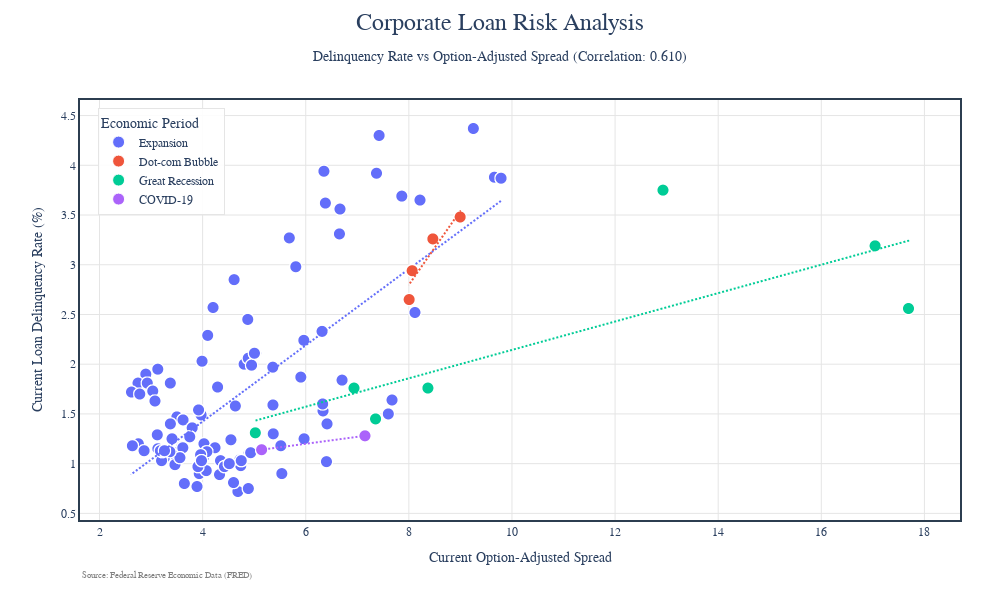
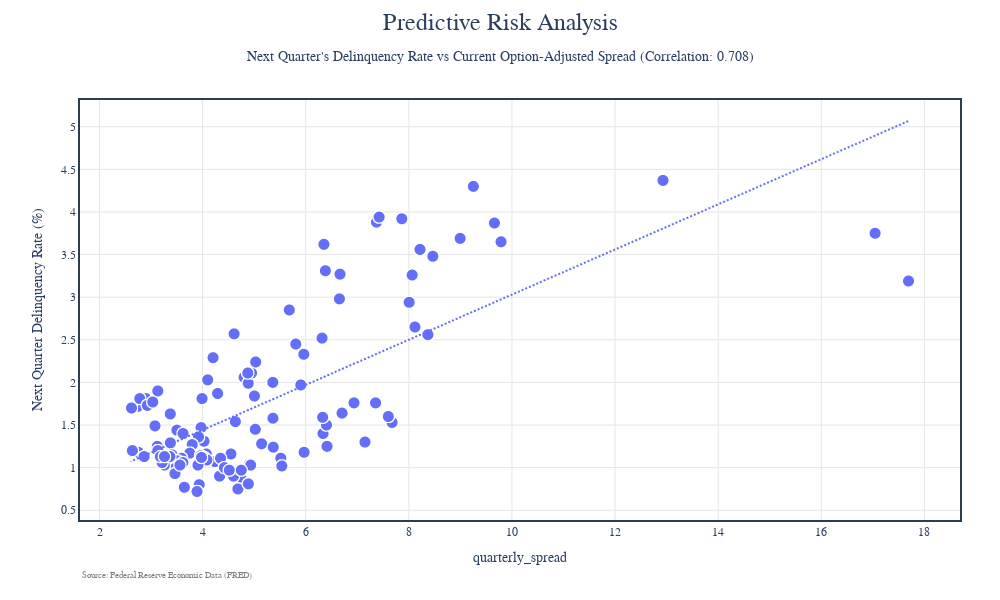
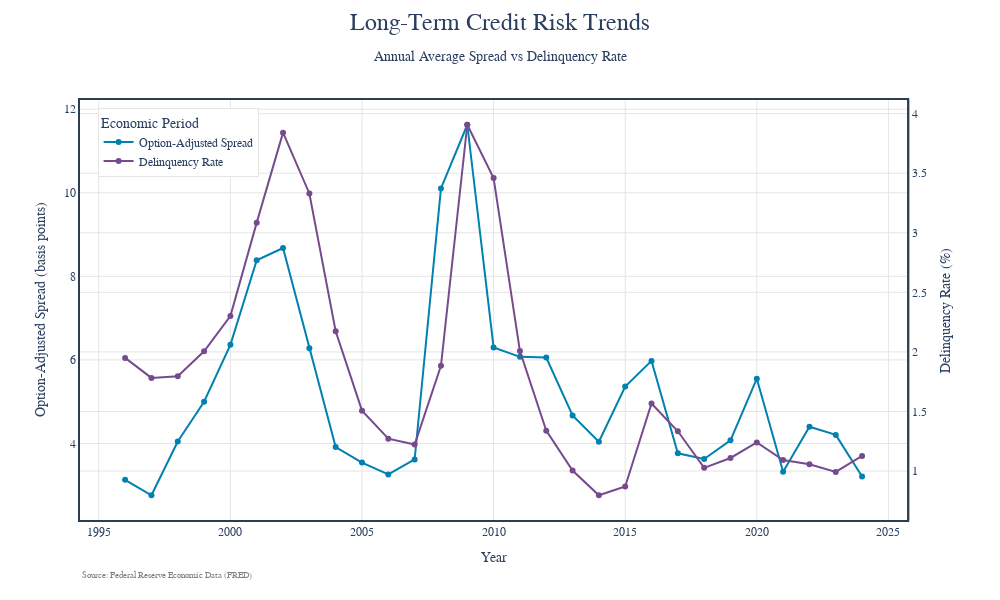

Notebook code for these charts, in order:
### Code cell
# Do all analysis and get plots
# Add this before calling fred_visualize
display(df.head())


current_plot, predictive_plot, time_series_plot = fred_visualize(df)

# Show results
current_plot.show()
predictive_plot.show()
time_series_plot.show()

fred_export(df)

### Figure 1 — Plotly figure (JSON) as saved in the notebook; plotly's stock layout.template omitted (floating-point values rounded to 4 significant figures; data arrays with more than 128 entries replaced by an {"elided": "..."} marker saying what was removed)
{"data": [{"hovertemplate": "Economic Period=Expansion<br>Current Option-Adjusted Spread=%{x}<br>Current Loan Delinquency Rate (%)=%{y}<extra></extra>", "legendgroup": "Expansion", "marker": {"color": "#636efa", "line": {"color": "white", "width": 1}, "size": 12, "symbol": "circle"}, "mode": "markers", "name": "Expansion", "showlegend": true, "type": "scattergl", "x": {"elided": "8996 float values"}, "xaxis": "x", "y": {"elided": "8996 float values"}, "yaxis": "y"}, {"hovertemplate": "<b>OLS trendline</b><br>delinquency_rate_loans = 0.383389 * quarterly_spread + -0.110037<br>R<sup>2</sup>=0.462970<br><br>Economic Period=Expansion<br>Current Option-Adjusted Spread=%{x}<br>Current Loan Delinquency Rate (%)=%{y} <b>(trend)</b><extra></extra>", "legendgroup": "Expansion", "line": {"dash": "dot", "width": 2}, "marker": {"color": "#636efa", "symbol": "circle"}, "mode": "lines", "name": "Expansion", "showlegend": false, "type": "scattergl", "x": {"elided": "8996 float values"}, "xaxis": "x", "y": {"elided": "8996 float values"}, "yaxis": "y"}, {"hovertemplate": "Economic Period=Dot-com Bubble<br>Current Option-Adjusted Spread=%{x}<br>Current Loan Delinquency Rate (%)=%{y}<extra></extra>", "legendgroup": "Dot-com Bubble", "marker": {"color": "#EF553B", "line": {"color": "white", "width": 1}, "size": 12, "symbol": "circle"}, "mode": "markers", "name": "Dot-com Bubble", "showlegend": true, "type": "scattergl", "x": {"elided": "365 float values"}, "xaxis": "x", "y": {"elided": "365 float values"}, "yaxis": "y"}, {"hovertemplate": "<b>OLS trendline</b><br>delinquency_rate_loans = 0.744345 * quarterly_spread + -3.15643<br>R<sup>2</sup>=0.876708<br><br>Economic Period=Dot-com Bubble<br>Current Option-Adjusted Spread=%{x}<br>Current Loan Delinquency Rate (%)=%{y} <b>(trend)</b><extra></extra>", "legendgroup": "Dot-com Bubble", "line": {"dash": "dot", "width": 2}, "marker": {"color": "#EF553B", "symbol": "circle"}, "mode": "lines", "name": "Dot-com Bubble", "showlegend": false, "type": "scattergl", "x": {"elided": "365 float values"}, "xaxis": "x", "y": {"elided": "365 float values"}, "yaxis": "y"}, {"hovertemplate": "Economic Period=Great Recession<br>Current Option-Adjusted Spread=%{x}<br>Current Loan Delinquency Rate (%)=%{y}<extra></extra>", "legendgroup": "Great Recession", "marker": {"color": "#00cc96", "line": {"color": "white", "width": 1}, "size": 12, "symbol": "circle"}, "mode": "markers", "name": "Great Recession", "showlegend": true, "type": "scattergl", "x": {"elided": "639 float values"}, "xaxis": "x", "y": {"elided": "639 float values"}, "yaxis": "y"}, {"hovertemplate": "<b>OLS trendline</b><br>delinquency_rate_loans = 0.142777 * quarterly_spread + 0.715901<br>R<sup>2</sup>=0.613476<br><br>Economic Period=Great Recession<br>Current Option-Adjusted Spread=%{x}<br>Current Loan Delinquency Rate (%)=%{y} <b>(trend)</b><extra></extra>", "legendgroup": "Great Recession", "line": {"dash": "dot", "width": 2}, "marker": {"color": "#00cc96", "symbol": "circle"}, "mode": "lines", "name": "Great Recession", "showlegend": false, "type": "scattergl", "x": {"elided": "639 float values"}, "xaxis": "x", "y": {"elided": "639 float values"}, "yaxis": "y"}, {"hovertemplate": "Economic Period=COVID-19<br>Current Option-Adjusted Spread=%{x}<br>Current Loan Delinquency Rate (%)=%{y}<extra></extra>", "legendgroup": "COVID-19", "marker": {"color": "#ab63fa", "line": {"color": "white", "width": 1}, "size": 12, "symbol": "circle"}, "mode": "markers", "name": "COVID-19", "showlegend": true, "type": "scattergl", "x": {"elided": "182 float values"}, "xaxis": "x", "y": {"elided": "182 float values"}, "yaxis": "y"}, {"hovertemplate": "<b>OLS trendline</b><br>delinquency_rate_loans = 0.0698388 * quarterly_spread + 0.780728<br>R<sup>2</sup>=1.000000<br><br>Economic Period=COVID-19<br>Current Option-Adjusted Spread=%{x}<br>Current Loan Delinquency Rate (%)=%{y} <b>(trend)</b><extra></extra>", "legendgroup": "COVID-19", "line": {"dash": "dot", "width": 2}, "marker": {"color": "#ab63fa", "symbol": "circle"}, "mode": "lines", "name": "COVID-19", "showlegend": false, "type": "scattergl", "x": {"elided": "182 float values"}, "xaxis": "x", "y": {"elided": "182 float values"}, "yaxis": "y"}], "layout": {"annotations": [{"font": {"color": "gray", "size": 9}, "showarrow": false, "text": "Source: Federal Reserve Economic Data (FRED)", "x": 1e-07, "xref": "paper", "y": -0.15, "yref": "paper"}], "font": {"family": "Arial", "size": 12}, "height": 600, "legend": {"bgcolor": "rgba(255, 255, 255, 0.9)", "bordercolor": "#E5E5E5", "borderwidth": 1, "title": {"text": "Economic Period"}, "tracegroupgap": 0, "x": 0.02, "y": 0.98}, "margin": {"b": 80, "l": 80, "r": 40, "t": 100}, "paper_bgcolor": "white", "plot_bgcolor": "white", "title": {"font": {"size": 24}, "text": "Corporate Loan Risk Analysis<br><span style=\"font-size: 14px\">Delinquency Rate vs Option-Adjusted Spread (Correlation: 0.610)</span>", "x": 0.5, "y": 0.95}, "width": 1000, "xaxis": {"anchor": "y", "domain": [0, 1], "gridcolor": "#E5E5E5", "gridwidth": 1, "linecolor": "#2C3E50", "linewidth": 2, "mirror": true, "showgrid": true, "showline": true, "title": {"text": "Current Option-Adjusted Spread"}}, "yaxis": {"anchor": "x", "domain": [0, 1], "gridcolor": "#E5E5E5", "gridwidth": 1, "linecolor": "#2C3E50", "linewidth": 2, "mirror": true, "showgrid": true, "showline": true, "title": {"text": "Current Loan Delinquency Rate (%)"}}}}

### Figure 2 — Plotly figure (JSON) as saved in the notebook; plotly's stock layout.template omitted (floating-point values rounded to 4 significant figures; data arrays with more than 128 entries replaced by an {"elided": "..."} marker saying what was removed)
{"data": [{"hovertemplate": "quarterly_spread=%{x}<br>Next Quarter Delinquency Rate (%)=%{y}<extra></extra>", "legendgroup": "", "marker": {"color": "#636efa", "line": {"color": "white", "width": 1}, "size": 12, "symbol": "circle"}, "mode": "markers", "name": "", "showlegend": false, "type": "scattergl", "x": {"elided": "10182 float values"}, "xaxis": "x", "y": {"elided": "10182 float values"}, "yaxis": "y"}, {"hovertemplate": "<b>OLS trendline</b><br>loan_delinq_3m_forward = 0.264827 * quarterly_spread + 0.382105<br>R<sup>2</sup>=0.501810<br><br>quarterly_spread=%{x}<br>Next Quarter Delinquency Rate (%)=%{y} <b>(trend)</b><extra></extra>", "legendgroup": "", "line": {"dash": "dot", "width": 2}, "marker": {"color": "#636efa", "symbol": "circle"}, "mode": "lines", "name": "", "showlegend": false, "type": "scattergl", "x": {"elided": "10182 float values"}, "xaxis": "x", "y": {"elided": "10182 float values"}, "yaxis": "y"}], "layout": {"annotations": [{"font": {"color": "gray", "size": 9}, "showarrow": false, "text": "Source: Federal Reserve Economic Data (FRED)", "x": 1e-07, "xref": "paper", "y": -0.15, "yref": "paper"}], "font": {"family": "Arial", "size": 12}, "height": 600, "legend": {"bgcolor": "rgba(255, 255, 255, 0.9)", "bordercolor": "#E5E5E5", "borderwidth": 1, "title": {"text": "Economic Period"}, "tracegroupgap": 0, "x": 0.02, "y": 0.98}, "margin": {"b": 80, "l": 80, "r": 40, "t": 100}, "paper_bgcolor": "white", "plot_bgcolor": "white", "title": {"font": {"size": 24}, "text": "Predictive Risk Analysis<br><span style=\"font-size: 14px\">Next Quarter's Delinquency Rate vs Current Option-Adjusted Spread (Correlation: 0.708)</span>", "x": 0.5, "y": 0.95}, "width": 1000, "xaxis": {"anchor": "y", "domain": [0, 1], "gridcolor": "#E5E5E5", "gridwidth": 1, "linecolor": "#2C3E50", "linewidth": 2, "mirror": true, "showgrid": true, "showline": true, "title": {"text": "quarterly_spread"}}, "yaxis": {"anchor": "x", "domain": [0, 1], "gridcolor": "#E5E5E5", "gridwidth": 1, "linecolor": "#2C3E50", "linewidth": 2, "mirror": true, "showgrid": true, "showline": true, "title": {"text": "Next Quarter Delinquency Rate (%)"}}}}

### Figure 3 — Plotly figure (JSON) as saved in the notebook; plotly's stock layout.template omitted (floating-point values rounded to 4 significant figures)
{"data": [{"line": {"color": "#0081AF"}, "mode": "lines+markers", "name": "Option-Adjusted Spread", "type": "scatter", "x": [1996, 1997, 1998, 1999, 2000, 2001, 2002, 2003, 2004, 2005, 2006, 2007, 2008, 2009, 2010, 2011, 2012, 2013, 2014, 2015, 2016, 2017, 2018, 2019, 2020, 2021, 2022, 2023, 2024], "xaxis": "x", "y": [3.13, 2.761, 4.048, 4.999, 6.361, 8.385, 8.679, 6.282, 3.914, 3.543, 3.258, 3.617, 10.1, 11.63, 6.298, 6.074, 6.057, 4.672, 4.04, 5.361, 5.977, 3.764, 3.628, 4.076, 5.55, 3.321, 4.401, 4.205, 3.21], "yaxis": "y"}, {"line": {"color": "#764B8E"}, "mode": "lines+markers", "name": "Delinquency Rate", "type": "scatter", "x": [1996, 1997, 1998, 1999, 2000, 2001, 2002, 2003, 2004, 2005, 2006, 2007, 2008, 2009, 2010, 2011, 2012, 2013, 2014, 2015, 2016, 2017, 2018, 2019, 2020, 2021, 2022, 2023, 2024], "xaxis": "x", "y": [1.95, 1.782, 1.795, 2.005, 2.301, 3.085, 3.841, 3.33, 2.174, 1.507, 1.272, 1.223, 1.884, 3.907, 3.459, 2.007, 1.339, 1.004, 0.7969, 0.8708, 1.568, 1.334, 1.027, 1.11, 1.24, 1.092, 1.058, 0.9926, 1.127], "yaxis": "y2"}], "layout": {"annotations": [{"font": {"color": "gray", "size": 9}, "showarrow": false, "text": "Source: Federal Reserve Economic Data (FRED)", "x": 1e-07, "xref": "paper", "y": -0.15, "yref": "paper"}], "font": {"family": "Arial", "size": 12}, "height": 600, "legend": {"bgcolor": "rgba(255, 255, 255, 0.9)", "bordercolor": "#E5E5E5", "borderwidth": 1, "title": {"text": "Economic Period"}, "x": 0.02, "y": 0.98}, "margin": {"b": 80, "l": 80, "r": 40, "t": 100}, "paper_bgcolor": "white", "plot_bgcolor": "white", "title": {"font": {"size": 24}, "text": "Long-Term Credit Risk Trends<br><span style=\"font-size: 14px\">Annual Average Spread vs Delinquency Rate</span>", "x": 0.5, "y": 0.95}, "width": 1000, "xaxis": {"anchor": "y", "domain": [0, 0.94], "gridcolor": "#E5E5E5", "gridwidth": 1, "linecolor": "#2C3E50", "linewidth": 2, "mirror": true, "showgrid": true, "showline": true, "title": {"text": "Year"}}, "yaxis": {"anchor": "x", "domain": [0, 1], "gridcolor": "#E5E5E5", "gridwidth": 1, "linecolor": "#2C3E50", "linewidth": 2, "mirror": true, "showgrid": true, "showline": true, "title": {"text": "Option-Adjusted Spread (basis points)"}}, "yaxis2": {"anchor": "x", "gridcolor": "#E5E5E5", "gridwidth": 1, "linecolor": "#2C3E50", "linewidth": 2, "mirror": true, "overlaying": "y", "showgrid": true, "showline": true, "side": "right", "title": {"text": "Delinquency Rate (%)"}}}}
